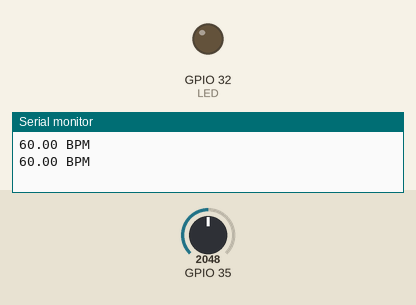
Simulated run of this program. Board: ESP32. Parts: output pins drawn as LEDs (lit = HIGH), the last lines printed to the serial monitor. The inputs (shaded band) are chosen by the test bench; at power-on: GPIO 35 = 2048.

Above: at 1.2 s.
1.3 s: GPIO 35 set to 2143
At 2.5 s:
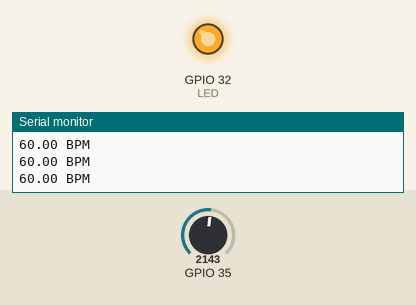
2.8 s: GPIO 35 set to 2004
4.3 s: GPIO 35 set to 1919
At 4.8 s:
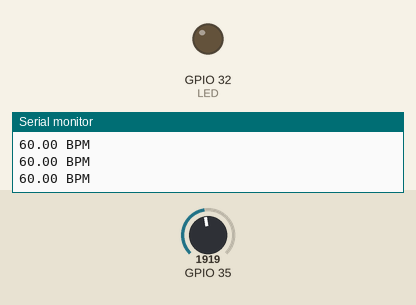
5.8 s: GPIO 35 set to 2866
At 7.0 s:
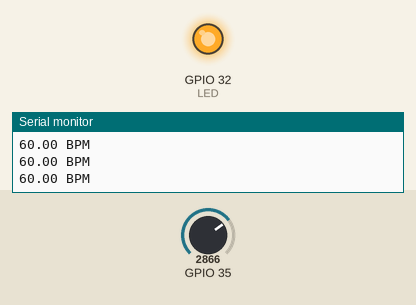
Timing chart, 0 to 8.3 s (numbered marks = the images above; inputs shaded):
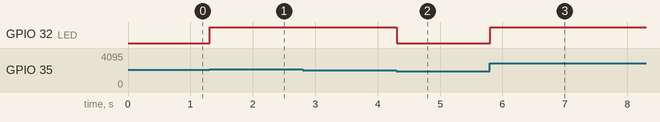

The program:

main.cpp
```cpp
#include <Arduino.h>

// Declaration of functions
int myTimer1(long delayTime, long currentMillis);
int myTimer2(long delayTime2, long currentMillis);

int UpperThreshold = 518;
int LowerThreshold = 490;
int reading = 0;
float BPM = 0.0;
bool IgnoreReading = false;
bool FirstPulseDetected = false;
unsigned long FirstPulseTime = 0;
unsigned long SecondPulseTime = 0;
unsigned long PulseInterval = 0;

// Measure every 500 seconds
const unsigned long delayTime = 10;
const unsigned long delayTime2 = 500;
unsigned long previousMillis = 0;
unsigned long previousMillis2 = 0;

// For the LED
int LED = 32;

// Save previous state
int bpmPrevious = 60;

void setup()
{
  Serial.begin(115200);
  pinMode(LED, OUTPUT);
  digitalWrite(LED, LOW);
}

void loop()
{

  // Get current time
  unsigned long currentMillis = millis();

  // First event
  if (myTimer1(delayTime, currentMillis) == 1)
  {

    // Raw reading of the sensor
    reading = analogRead(35);

    // The ESP32 has a ADC of 12 bits so map again like if it were of 10 bits
    reading = map(reading, 0, 4095, 0, 1023);

    // Heart beat leading edge detected.
    if (reading > UpperThreshold && IgnoreReading == false)
    {
      if (FirstPulseDetected == false)
      {
        FirstPulseTime = millis();
        FirstPulseDetected = true;
      }
      else
      {
        SecondPulseTime = millis();
        PulseInterval = SecondPulseTime - FirstPulseTime;
        FirstPulseTime = SecondPulseTime;
      }
      IgnoreReading = true;
      digitalWrite(LED, HIGH);
    }

    // Heart beat trailing edge detected.
    if (reading < LowerThreshold && IgnoreReading == true)
    {
      IgnoreReading = false;
      digitalWrite(LED, LOW);
    }

    /*If you know the interval between heart beats, you can calculate the
    frequency using the formula: frequency = 1 / time. Now if you take
    the frequency and multiply it by 60, you should get BPM.*/

    // Calculate Beats Per Minute.
    BPM = (1.0 / PulseInterval) * 60.0 * 1000;
  }

  // Second event
  if (myTimer2(delayTime2, currentMillis) == 1)
  {
    // Serial.print(reading);
    // Serial.print("\t");
    // Serial.print(PulseInterval);
    // Serial.print("\t");

    if(BPM > 220 || BPM < 59)
    {
      BPM = bpmPrevious;
    }

    Serial.print(BPM);
    Serial.println(" BPM");
    Serial.flush();

    bpmPrevious = BPM;

  }

}

// First event timer
int myTimer1(long delayTime, long currentMillis)
{
  if (currentMillis - previousMillis >= delayTime)
  {
    previousMillis = currentMillis;
    return 1;
  }
  else
  {
    return 0;
  }
}

// Second event timer
int myTimer2(long delayTime2, long currentMillis)
{
  if (currentMillis - previousMillis2 >= delayTime2)
  {
    previousMillis2 = currentMillis;
    return 1;
  }
  else
  {
    return 0;
  }
}
```

Measured:
- the behaviour switches between 2077 and 2078 on GPIO 35 (found by bisection; images 0 and 1)
- the behaviour switches between 1962 and 1961 on GPIO 35 (found by bisection; images 1 and 2)
- after the input at 1.3 s, GPIO 32 (LED): LOW → HIGH at once
- after the input at 4.3 s, GPIO 32 (LED): HIGH → LOW at once
- after the input at 5.8 s, GPIO 32 (LED): LOW → HIGH at once
